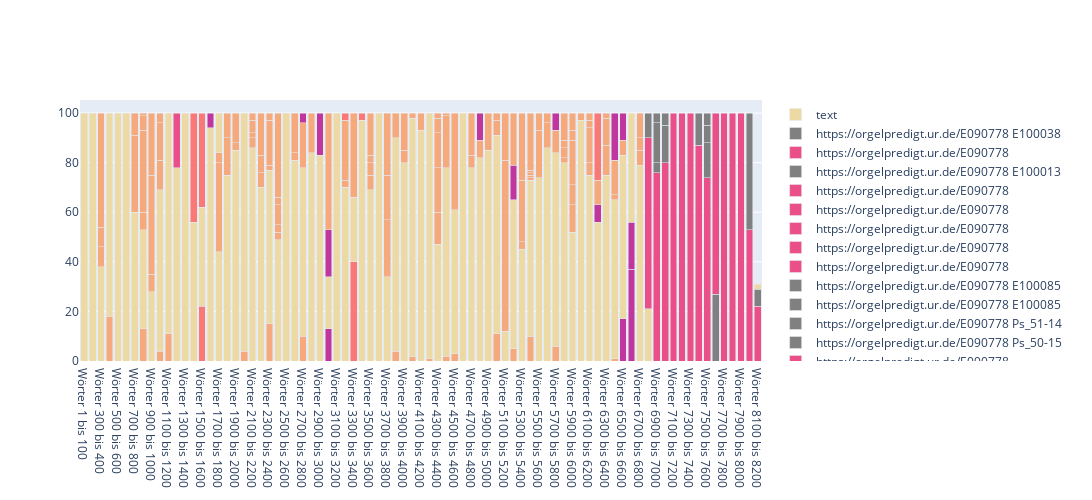

Notebook source saved alongside this figure:
### Code cell
fig = go.Figure(layout=dict(barmode='stack'))

for row, nr in zip(chunked_types, range(1, len(chunked_types))):
    item = dict(Counter(row))
    bar_title = f"Wörter 1 bis 100" if nr == 1 else f"Wörter {nr * 100} bis {(nr * 100) +100}"
    for key, val in item.items():
        color, ref = key.split(',')
        fig.add_trace(go.Bar(
            name=("https://orgelpredigt.ur.de/"+ str(ref).strip()) if is_id(ref) else str(key)[:-1].strip(), 
            x=[bar_title], 
            y=[val],
            marker_color=color_map.get(str(color).strip(), 'gray')
            ))

fig.update_layout(barmode='stack',
                  width=1400,
                  height=500)

fig.show()

### Figure 1 — Plotly figure (JSON) as saved in the notebook; plotly's stock layout.template omitted (floating-point values rounded to 4 significant figures)
{"data": [{"marker": {"color": "rgb(237, 217, 163)"}, "name": "text", "type": "bar", "x": ["Wörter 1 bis 100"], "y": [100]}, {"marker": {"color": "rgb(237, 217, 163)"}, "name": "text", "type": "bar", "x": ["Wörter 200 bis 300"], "y": [100]}, {"marker": {"color": "rgb(237, 217, 163)"}, "name": "text", "type": "bar", "x": ["Wörter 300 bis 400"], "y": [38]}, {"marker": {"color": "rgb(246, 169, 122)"}, "name": "bibel,Weish_11-2", "type": "bar", "x": ["Wörter 300 bis 400"], "y": [8]}, {"marker": {"color": "rgb(246, 169, 122)"}, "name": "bibel,Ps_111-", "type": "bar", "x": ["Wörter 300 bis 400"], "y": [8]}, {"marker": {"color": "rgb(246, 169, 122)"}, "name": "bibel,Ps_15", "type": "bar", "x": ["Wörter 300 bis 400"], "y": [46]}, {"marker": {"color": "rgb(246, 169, 122)"}, "name": "bibel,Ps_15", "type": "bar", "x": ["Wörter 400 bis 500"], "y": [18]}, {"marker": {"color": "rgb(237, 217, 163)"}, "name": "text", "type": "bar", "x": ["Wörter 400 bis 500"], "y": [82]}, {"marker": {"color": "rgb(237, 217, 163)"}, "name": "text", "type": "bar", "x": ["Wörter 500 bis 600"], "y": [100]}, {"marker": {"color": "rgb(237, 217, 163)"}, "name": "text", "type": "bar", "x": ["Wörter 600 bis 700"], "y": [100]}, {"marker": {"color": "rgb(237, 217, 163)"}, "name": "text", "type": "bar", "x": ["Wörter 700 bis 800"], "y": [60]}, {"marker": {"color": "rgb(246, 169, 122)"}, "name": "bibel,Kol_3-1", "type": "bar", "x": ["Wörter 700 bis 800"], "y": [31]}, {"marker": {"color": "rgb(246, 169, 122)"}, "name": "bibel,Eph_5-18.1", "type": "bar", "x": ["Wörter 700 bis 800"], "y": [9]}, {"marker": {"color": "rgb(246, 169, 122)"}, "name": "bibel,Eph_5-18.1", "type": "bar", "x": ["Wörter 800 bis 900"], "y": [13]}, {"marker": {"color": "rgb(237, 217, 163)"}, "name": "text", "type": "bar", "x": ["Wörter 800 bis 900"], "y": [40]}, {"marker": {"color": "rgb(246, 169, 122)"}, "name": "bibel,Jak_5-1", "type": "bar", "x": ["Wörter 800 bis 900"], "y": [7]}, {"marker": {"color": "rgb(246, 169, 122)"}, "name": "bibel,1Sam_16-2", "type": "bar", "x": ["Wörter 800 bis 900"], "y": [33]}, {"marker": {"color": "rgb(246, 169, 122)"}, "name": "bibel,Ps_4-", "type": "bar", "x": ["Wörter 800 bis 900"], "y": [6]}, {"marker": {"color": "rgb(246, 169, 122)"}, "name": "bibel,Ps_6-", "type": "bar", "x": ["Wörter 800 bis 900"], "y": [1]}, {"marker": {"color": "rgb(237, 217, 163)"}, "name": "text", "type": "bar", "x": ["Wörter 900 bis 1000"], "y": [28]}, {"marker": {"color": "rgb(246, 169, 122)"}, "name": "bibel,Ps_12-", "type": "bar", "x": ["Wörter 900 bis 1000"], "y": [7]}, {"marker": {"color": "rgb(246, 169, 122)"}, "name": "bibel,2Sam_6-4.", "type": "bar", "x": ["Wörter 900 bis 1000"], "y": [40]}, {"marker": {"color": "rgb(246, 169, 122)"}, "name": "bibel,2Chr_7-", "type": "bar", "x": ["Wörter 900 bis 1000"], "y": [25]}, {"marker": {"color": "rgb(246, 169, 122)"}, "name": "bibel,2Chr_7-", "type": "bar", "x": ["Wörter 1000 bis 1100"], "y": [4]}, {"marker": {"color": "rgb(237, 217, 163)"}, "name": "text", "type": "bar", "x": ["Wörter 1000 bis 1100"], "y": [65]}, {"marker": {"color": "rgb(246, 169, 122)"}, "name": "bibel,2Chr_20-2", "type": "bar", "x": ["Wörter 1000 bis 1100"], "y": [12]}, {"marker": {"color": "rgb(246, 169, 122)"}, "name": "bibel,Neh_12-2", "type": "bar", "x": ["Wörter 1000 bis 1100"], "y": [15]}, {"marker": {"color": "rgb(246, 169, 122)"}, "name": "bibel,2Kön_3-1", "type": "bar", "x": ["Wörter 1000 bis 1100"], "y": [4]}, {"marker": {"color": "rgb(246, 169, 122)"}, "name": "bibel,2Kön_3-1", "type": "bar", "x": ["Wörter 1100 bis 1200"], "y": [11]}, {"marker": {"color": "rgb(237, 217, 163)"}, "name": "text", "type": "bar", "x": ["Wörter 1100 bis 1200"], "y": [89]}, {"marker": {"color": "rgb(237, 217, 163)"}, "name": "text", "type": "bar", "x": ["Wörter 1200 bis 1300"], "y": [78]}, {"marker": {"color": "rgb(234, 79, 136)"}, "name": "https://orgelpredigt.ur.de/E090560", "type": "bar", "x": ["Wörter 1200 bis 1300"], "y": [22]}, {"marker": {"color": "rgb(237, 217, 163)"}, "name": "text", "type": "bar", "x": ["Wörter 1300 bis 1400"], "y": [100]}, {"marker": {"color": "rgb(237, 217, 163)"}, "name": "text", "type": "bar", "x": ["Wörter 1400 bis 1500"], "y": [56]}, {"marker": {"color": "rgb(250, 120, 118)"}, "name": "https://orgelpredigt.ur.de/E080425", "type": "bar", "x": ["Wörter 1400 bis 1500"], "y": [44]}, {"marker": {"color": "rgb(250, 120, 118)"}, "name": "https://orgelpredigt.ur.de/E080425", "type": "bar", "x": ["Wörter 1500 bis 1600"], "y": [22]}, {"marker": {"color": "rgb(237, 217, 163)"}, "name": "text", "type": "bar", "x": ["Wörter 1500 bis 1600"], "y": [40]}, {"marker": {"color": "rgb(250, 120, 118)"}, "name": "https://orgelpredigt.ur.de/E080426", "type": "bar", "x": ["Wörter 1500 bis 1600"], "y": [38]}, {"marker": {"color": "rgb(237, 217, 163)"}, "name": "text", "type": "bar", "x": ["Wörter 1600 bis 1700"], "y": [94]}, {"marker": {"color": "rgb(192, 54, 157)"}, "name": "https://orgelpredigt.ur.de/E100087", "type": "bar", "x": ["Wörter 1600 bis 1700"], "y": [6]}, {"marker": {"color": "rgb(237, 217, 163)"}, "name": "text", "type": "bar", "x": ["Wörter 1700 bis 1800"], "y": [44]}, {"marker": {"color": "rgb(246, 169, 122)"}, "name": "bibel,Mt_13-34.3", "type": "bar", "x": ["Wörter 1700 bis 1800"], "y": [36]}, {"marker": {"color": "rgb(246, 169, 122)"}, "name": "bibel,Mt_13-34.35 Ps_78-", "type": "bar", "x": ["Wörter 1700 bis 1800"], "y": [4]}, {"marker": {"color": "rgb(237, 217, 163)"}, "name": "text,Mt_13-34.3", "type": "bar", "x": ["Wörter 1700 bis 1800"], "y": [16]}, {"marker": {"color": "rgb(237, 217, 163)"}, "name": "text", "type": "bar", "x": ["Wörter 1800 bis 1900"], "y": [75]}, {"marker": {"color": "rgb(246, 169, 122)"}, "name": "bibel,Lk_8-4.5.6.7.8.9.10.11.12.13.14.1", "type": "bar", "x": ["Wörter 1800 bis 1900"], "y": [15]}, {"marker": {"color": "rgb(246, 169, 122)"}, "name": "bibel,Lk_8-1", "type": "bar", "x": ["Wörter 1800 bis 1900"], "y": [10]}, {"marker": {"color": "rgb(237, 217, 163)"}, "name": "text", "type": "bar", "x": ["Wörter 1900 bis 2000"], "y": [85]}, {"marker": {"color": "rgb(246, 169, 122)"}, "name": "bibel,Apg_13-3", "type": "bar", "x": ["Wörter 1900 bis 2000"], "y": [3]}, {"marker": {"color": "rgb(246, 169, 122)"}, "name": "bibel,Lk_8-11.1", "type": "bar", "x": ["Wörter 1900 bis 2000"], "y": [12]}, {"marker": {"color": "rgb(246, 169, 122)"}, "name": "bibel,Lk_8-11.1", "type": "bar", "x": ["Wörter 2000 bis 2100"], "y": [4]}, {"marker": {"color": "rgb(237, 217, 163)"}, "name": "text", "type": "bar", "x": ["Wörter 2000 bis 2100"], "y": [96]}, {"marker": {"color": "rgb(237, 217, 163)"}, "name": "text", "type": "bar", "x": ["Wörter 2100 bis 2200"], "y": [86]}, {"marker": {"color": "rgb(246, 169, 122)"}, "name": "bibel,2Tim_4-", "type": "bar", "x": ["Wörter 2100 bis 2200"], "y": [4]}, {"marker": {"color": "rgb(246, 169, 122)"}, "name": "bibel,1Kor_3-", "type": "bar", "x": ["Wörter 2100 bis 2200"], "y": [2]}, {"marker": {"color": "rgb(246, 169, 122)"}, "name": "bibel,Eph_1-2", "type": "bar", "x": ["Wörter 2100 bis 2200"], "y": [5]}, {"marker": {"color": "rgb(246, 169, 122)"}, "name": "bibel,Joh_15-", "type": "bar", "x": ["Wörter 2100 bis 2200"], "y": [3]}, {"marker": {"color": "rgb(237, 217, 163)"}, "name": "text", "type": "bar", "x": ["Wörter 2200 bis 2300"], "y": [70]}, {"marker": {"color": "rgb(246, 169, 122)"}, "name": "bibel,1Kor_3-", "type": "bar", "x": ["Wörter 2200 bis 2300"], "y": [6]}, {"marker": {"color": "rgb(246, 169, 122)"}, "name": "bibel,2Petr_1-2", "type": "bar", "x": ["Wörter 2200 bis 2300"], "y": [7]}, {"marker": {"color": "rgb(246, 169, 122)"}, "name": "bibel,Eph_2-20.2", "type": "bar", "x": ["Wörter 2200 bis 2300"], "y": [17]}, {"marker": {"color": "rgb(246, 169, 122)"}, "name": "bibel,Eph_2-20.2", "type": "bar", "x": ["Wörter 2300 bis 2400"], "y": [15]}, {"marker": {"color": "rgb(237, 217, 163)"}, "name": "text", "type": "bar", "x": ["Wörter 2300 bis 2400"], "y": [62]}, {"marker": {"color": "rgb(246, 169, 122)"}, "name": "bibel,1Kor_3-", "type": "bar", "x": ["Wörter 2300 bis 2400"], "y": [2]}, {"marker": {"color": "rgb(246, 169, 122)"}, "name": "bibel,Sir_35-2", "type": "bar", "x": ["Wörter 2300 bis 2400"], "y": [18]}, {"marker": {"color": "rgb(246, 169, 122)"}, "name": "bibel,Ps_2-", "type": "bar", "x": ["Wörter 2300 bis 2400"], "y": [3]}, {"marker": {"color": "rgb(237, 217, 163)"}, "name": "text", "type": "bar", "x": ["Wörter 2400 bis 2500"], "y": [49]}, {"marker": {"color": "rgb(246, 169, 122)"}, "name": "bibel,Ps_23-", "type": "bar", "x": ["Wörter 2400 bis 2500"], "y": [3]}, {"marker": {"color": "rgb(246, 169, 122)"}, "name": "bibel,Sach_11-", "type": "bar", "x": ["Wörter 2400 bis 2500"], "y": [3]}, {"marker": {"color": "rgb(246, 169, 122)"}, "name": "bibel,Mt_16-1", "type": "bar", "x": ["Wörter 2400 bis 2500"], "y": [8]}, {"marker": {"color": "rgb(246, 169, 122)"}, "name": "bibel,Jes_40-", "type": "bar", "x": ["Wörter 2400 bis 2500"], "y": [3]}, {"marker": {"color": "rgb(246, 169, 122)"}, "name": "bibel,Röm_8-38.3", "type": "bar", "x": ["Wörter 2400 bis 2500"], "y": [34]}, {"marker": {"color": "rgb(237, 217, 163)"}, "name": "text", "type": "bar", "x": ["Wörter 2500 bis 2600"], "y": [100]}, {"marker": {"color": "rgb(237, 217, 163)"}, "name": "text", "type": "bar", "x": ["Wörter 2600 bis 2700"], "y": [81]}, {"marker": {"color": "rgb(246, 169, 122)"}, "name": "bibel,Jes_49-2", "type": "bar", "x": ["Wörter 2600 bis 2700"], "y": [3]}, {"marker": {"color": "rgb(246, 169, 122)"}, "name": "bibel,Mt_4-8.", "type": "bar", "x": ["Wörter 2600 bis 2700"], "y": [16]}, {"marker": {"color": "rgb(246, 169, 122)"}, "name": "bibel,Mt_4-8.", "type": "bar", "x": ["Wörter 2700 bis 2800"], "y": [10]}, {"marker": {"color": "rgb(237, 217, 163)"}, "name": "text", "type": "bar", "x": ["Wörter 2700 bis 2800"], "y": [68]}, {"marker": {"color": "rgb(246, 169, 122)"}, "name": "bibel,Spr_18-1", "type": "bar", "x": ["Wörter 2700 bis 2800"], "y": [18]}, {"marker": {"color": "rgb(192, 54, 157)"}, "name": "https://orgelpredigt.ur.de/E100039", "type": "bar", "x": ["Wörter 2700 bis 2800"], "y": [4]}, {"marker": {"color": "rgb(237, 217, 163)"}, "name": "text", "type": "bar", "x": ["Wörter 2800 bis 2900"], "y": [84]}, {"marker": {"color": "rgb(246, 169, 122)"}, "name": "bibel,2Petr_1-1", "type": "bar", "x": ["Wörter 2800 bis 2900"], "y": [16]}, {"marker": {"color": "rgb(237, 217, 163)"}, "name": "text", "type": "bar", "x": ["Wörter 2900 bis 3000"], "y": [83]}, {"marker": {"color": "rgb(192, 54, 157)"}, "name": "https://orgelpredigt.ur.de/E100081", "type": "bar", "x": ["Wörter 2900 bis 3000"], "y": [17]}, {"marker": {"color": "rgb(192, 54, 157)"}, "name": "https://orgelpredigt.ur.de/E100081", "type": "bar", "x": ["Wörter 3000 bis 3100"], "y": [13]}, {"marker": {"color": "rgb(237, 217, 163)"}, "name": "text", "type": "bar", "x": ["Wörter 3000 bis 3100"], "y": [21]}, {"marker": {"color": "rgb(192, 54, 157)"}, "name": "https://orgelpredigt.ur.de/E100082", "type": "bar", "x": ["Wörter 3000 bis 3100"], "y": [19]}, {"marker": {"color": "rgb(246, 169, 122)"}, "name": "bibel,Ps_91-4.11.12.1", "type": "bar", "x": ["Wörter 3000 bis 3100"], "y": [47]}, {"marker": {"color": "rgb(237, 217, 163)"}, "name": "text", "type": "bar", "x": ["Wörter 3100 bis 3200"], "y": [100]}, {"marker": {"color": "rgb(237, 217, 163)"}, "name": "text", "type": "bar", "x": ["Wörter 3200 bis 3300"], "y": [70]}, {"marker": {"color": "rgb(246, 169, 122)"}, "name": "bibel,Ps_49-", "type": "bar", "x": ["Wörter 3200 bis 3300"], "y": [3]}, {"marker": {"color": "rgb(246, 169, 122)"}, "name": "bibel,1Petr_1-18.1", "type": "bar", "x": ["Wörter 3200 bis 3300"], "y": [24]}, {"marker": {"color": "rgb(250, 120, 118)"}, "name": "https://orgelpredigt.ur.de/E080427", "type": "bar", "x": ["Wörter 3200 bis 3300"], "y": [3]}, {"marker": {"color": "rgb(250, 120, 118)"}, "name": "https://orgelpredigt.ur.de/E080427", "type": "bar", "x": ["Wörter 3300 bis 3400"], "y": [40]}, {"marker": {"color": "rgb(237, 217, 163)"}, "name": "text", "type": "bar", "x": ["Wörter 3300 bis 3400"], "y": [26]}, {"marker": {"color": "rgb(246, 169, 122)"}, "name": "bibel,Apg_20-2", "type": "bar", "x": ["Wörter 3300 bis 3400"], "y": [34]}, {"marker": {"color": "rgb(237, 217, 163)"}, "name": "text", "type": "bar", "x": ["Wörter 3400 bis 3500"], "y": [97]}, {"marker": {"color": "rgb(250, 120, 118)"}, "name": "https://orgelpredigt.ur.de/E080427", "type": "bar", "x": ["Wörter 3400 bis 3500"], "y": [3]}, {"marker": {"color": "rgb(237, 217, 163)"}, "name": "text", "type": "bar", "x": ["Wörter 3500 bis 3600"], "y": [69]}, {"marker": {"color": "rgb(246, 169, 122)"}, "name": "bibel,Sir_25-1", "type": "bar", "x": ["Wörter 3500 bis 3600"], "y": [6]}, {"marker": {"color": "rgb(246, 169, 122)"}, "name": "bibel,Ps_111-1", "type": "bar", "x": ["Wörter 3500 bis 3600"], "y": [5]}, {"marker": {"color": "rgb(246, 169, 122)"}, "name": "bibel,Sir_1-1", "type": "bar", "x": ["Wörter 3500 bis 3600"], "y": [3]}, {"marker": {"color": "rgb(246, 169, 122)"}, "name": "bibel,1Tim_4-", "type": "bar", "x": ["Wörter 3500 bis 3600"], "y": [17]}, {"marker": {"color": "rgb(237, 217, 163)"}, "name": "text", "type": "bar", "x": ["Wörter 3600 bis 3700"], "y": [100]}, {"marker": {"color": "rgb(237, 217, 163)"}, "name": "text", "type": "bar", "x": ["Wörter 3700 bis 3800"], "y": [34]}, {"marker": {"color": "rgb(246, 169, 122)"}, "name": "bibel,1Kor_14-33.34.4", "type": "bar", "x": ["Wörter 3700 bis 3800"], "y": [23]}, {"marker": {"color": "rgb(246, 169, 122)"}, "name": "bibel,Ps_133-1.", "type": "bar", "x": ["Wörter 3700 bis 3800"], "y": [18]}, {"marker": {"color": "rgb(246, 169, 122)"}, "name": "bibel,Sir_25-1.", "type": "bar", "x": ["Wörter 3700 bis 3800"], "y": [25]}, {"marker": {"color": "rgb(246, 169, 122)"}, "name": "bibel,Sir_25-1.", "type": "bar", "x": ["Wörter 3800 bis 3900"], "y": [4]}, {"marker": {"color": "rgb(237, 217, 163)"}, "name": "text", "type": "bar", "x": ["Wörter 3800 bis 3900"], "y": [86]}, {"marker": {"color": "rgb(246, 169, 122)"}, "name": "bibel,Ps_150-", "type": "bar", "x": ["Wörter 3800 bis 3900"], "y": [10]}, {"marker": {"color": "rgb(237, 217, 163)"}, "name": "text", "type": "bar", "x": ["Wörter 3900 bis 4000"], "y": [80]}, {"marker": {"color": "rgb(246, 169, 122)"}, "name": "bibel,Mt_13-24.25.26.27.28.29.3", "type": "bar", "x": ["Wörter 3900 bis 4000"], "y": [5]}, {"marker": {"color": "rgb(246, 169, 122)"}, "name": "bibel,Mt_13-47.4", "type": "bar", "x": ["Wörter 3900 bis 4000"], "y": [15]}, {"marker": {"color": "rgb(246, 169, 122)"}, "name": "bibel,Mt_13-47.4", "type": "bar", "x": ["Wörter 4000 bis 4100"], "y": [2]}, {"marker": {"color": "rgb(237, 217, 163)"}, "name": "text", "type": "bar", "x": ["Wörter 4000 bis 4100"], "y": [96]}, {"marker": {"color": "rgb(246, 169, 122)"}, "name": "bibel,Lk_8-4.5.6.7.8.9.10.11.12.13.14.1", "type": "bar", "x": ["Wörter 4000 bis 4100"], "y": [2]}, {"marker": {"color": "rgb(237, 217, 163)"}, "name": "text", "type": "bar", "x": ["Wörter 4100 bis 4200"], "y": [93]}, {"marker": {"color": "rgb(246, 169, 122)"}, "name": "bibel,Jak_1-2", "type": "bar", "x": ["Wörter 4100 bis 4200"], "y": [7]}, {"marker": {"color": "rgb(246, 169, 122)"}, "name": "bibel,Jak_1-2", "type": "bar", "x": ["Wörter 4200 bis 4300"], "y": [1]}, {"marker": {"color": "rgb(237, 217, 163)"}, "name": "text", "type": "bar", "x": ["Wörter 4200 bis 4300"], "y": [99]}, {"marker": {"color": "rgb(237, 217, 163)"}, "name": "text", "type": "bar", "x": ["Wörter 4300 bis 4400"], "y": [47]}, {"marker": {"color": "rgb(246, 169, 122)"}, "name": "bibel,Lk_18-1", "type": "bar", "x": ["Wörter 4300 bis 4400"], "y": [13]}, {"marker": {"color": "rgb(246, 169, 122)"}, "name": "bibel,Jon_3-", "type": "bar", "x": ["Wörter 4300 bis 4400"], "y": [18]}, {"marker": {"color": "rgb(246, 169, 122)"}, "name": "bibel,Mt_6-", "type": "bar", "x": ["Wörter 4300 bis 4400"], "y": [14]}, {"marker": {"color": "rgb(246, 169, 122)"}, "name": "bibel,Ps_", "type": "bar", "x": ["Wörter 4300 bis 4400"], "y": [6]}, {"marker": {"color": "rgb(246, 169, 122)"}, "name": "bibel,Ps_14", "type": "bar", "x": ["Wörter 4300 bis 4400"], "y": [2]}, {"marker": {"color": "rgb(246, 169, 122)"}, "name": "bibel,Ps_14", "type": "bar", "x": ["Wörter 4400 bis 4500"], "y": [2]}, {"marker": {"color": "rgb(237, 217, 163)"}, "name": "text", "type": "bar", "x": ["Wörter 4400 bis 4500"], "y": [76]}, {"marker": {"color": "rgb(246, 169, 122)"}, "name": "bibel,Ps_32-1.", "type": "bar", "x": ["Wörter 4400 bis 4500"], "y": [21]}, {"marker": {"color": "rgb(246, 169, 122)"}, "name": "bibel,2Kor_5-1", "type": "bar", "x": ["Wörter 4400 bis 4500"], "y": [1]}, {"marker": {"color": "rgb(246, 169, 122)"}, "name": "bibel,2Kor_5-1", "type": "bar", "x": ["Wörter 4500 bis 4600"], "y": [3]}, {"marker": {"color": "rgb(237, 217, 163)"}, "name": "text", "type": "bar", "x": ["Wörter 4500 bis 4600"], "y": [58]}, {"marker": {"color": "rgb(246, 169, 122)"}, "name": "bibel,Offb_6-16.1", "type": "bar", "x": ["Wörter 4500 bis 4600"], "y": [39]}, {"marker": {"color": "rgb(237, 217, 163)"}, "name": "text", "type": "bar", "x": ["Wörter 4600 bis 4700"], "y": [100]}, {"marker": {"color": "rgb(237, 217, 163)"}, "name": "text", "type": "bar", "x": ["Wörter 4700 bis 4800"], "y": [78]}, {"marker": {"color": "rgb(246, 169, 122)"}, "name": "bibel,1Joh_4-20.2", "type": "bar", "x": ["Wörter 4700 bis 4800"], "y": [5]}, {"marker": {"color": "rgb(246, 169, 122)"}, "name": "bibel,Ps_42-", "type": "bar", "x": ["Wörter 4700 bis 4800"], "y": [17]}, {"marker": {"color": "rgb(237, 217, 163)"}, "name": "text", "type": "bar", "x": ["Wörter 4800 bis 4900"], "y": [82]}, {"marker": {"color": "rgb(246, 169, 122)"}, "name": "bibel,Ps_13", "type": "bar", "x": ["Wörter 4800 bis 4900"], "y": [7]}, {"marker": {"color": "rgb(192, 54, 157)"}, "name": "https://orgelpredigt.ur.de/E100003", "type": "bar", "x": ["Wörter 4800 bis 4900"], "y": [11]}, {"marker": {"color": "rgb(237, 217, 163)"}, "name": "text", "type": "bar", "x": ["Wörter 4900 bis 5000"], "y": [85]}, {"marker": {"color": "rgb(246, 169, 122)"}, "name": "bibel,1Petr_2-", "type": "bar", "x": ["Wörter 4900 bis 5000"], "y": [15]}, {"marker": {"color": "rgb(246, 169, 122)"}, "name": "bibel,Ps_95-", "type": "bar", "x": ["Wörter 5000 bis 5100"], "y": [11]}, {"marker": {"color": "rgb(237, 217, 163)"}, "name": "text", "type": "bar", "x": ["Wörter 5000 bis 5100"], "y": [80]}, {"marker": {"color": "rgb(246, 169, 122)"}, "name": "bibel,Mt_22-3", "type": "bar", "x": ["Wörter 5000 bis 5100"], "y": [6]}, {"marker": {"color": "rgb(246, 169, 122)"}, "name": "bibel,Offb_5-1", "type": "bar", "x": ["Wörter 5000 bis 5100"], "y": [3]}, {"marker": {"color": "rgb(237, 217, 163)"}, "name": "text", "type": "bar", "x": ["Wörter 5100 bis 5200"], "y": [12]}, {"marker": {"color": "rgb(246, 169, 122)"}, "name": "bibel,1Thess_4-16.17.1", "type": "bar", "x": ["Wörter 5100 bis 5200"], "y": [69]}, {"marker": {"color": "rgb(246, 169, 122)"}, "name": "bibel,Mt_24-30.3", "type": "bar", "x": ["Wörter 5100 bis 5200"], "y": [19]}, {"marker": {"color": "rgb(246, 169, 122)"}, "name": "bibel,Mt_24-30.3", "type": "bar", "x": ["Wörter 5200 bis 5300"], "y": [5]}, {"marker": {"color": "rgb(237, 217, 163)"}, "name": "text", "type": "bar", "x": ["Wörter 5200 bis 5300"], "y": [60]}, {"marker": {"color": "rgb(192, 54, 157)"}, "name": "https://orgelpredigt.ur.de/E100086", "type": "bar", "x": ["Wörter 5200 bis 5300"], "y": [14]}, {"marker": {"color": "rgb(246, 169, 122)"}, "name": "bibel,Sir_7-4", "type": "bar", "x": ["Wörter 5200 bis 5300"], "y": [21]}, {"marker": {"color": "rgb(237, 217, 163)"}, "name": "text", "type": "bar", "x": ["Wörter 5300 bis 5400"], "y": [45]}, {"marker": {"color": "rgb(246, 169, 122)"}, "name": "bibel,Ez_33-", "type": "bar", "x": ["Wörter 5300 bis 5400"], "y": [3]}, {"marker": {"color": "rgb(246, 169, 122)"}, "name": "bibel,Ez_3-1", "type": "bar", "x": ["Wörter 5300 bis 5400"], "y": [25]}, {"marker": {"color": "rgb(246, 169, 122)"}, "name": "bibel,Hebr_13-1", "type": "bar", "x": ["Wörter 5300 bis 5400"], "y": [27]}, {"marker": {"color": "rgb(246, 169, 122)"}, "name": "bibel,Hebr_13-1", "type": "bar", "x": ["Wörter 5400 bis 5500"], "y": [10]}, {"marker": {"color": "rgb(237, 217, 163)"}, "name": "text", "type": "bar", "x": ["Wörter 5400 bis 5500"], "y": [63]}, {"marker": {"color": "rgb(246, 169, 122)"}, "name": "bibel,Offb_", "type": "bar", "x": ["Wörter 5400 bis 5500"], "y": [1]}, {"marker": {"color": "rgb(246, 169, 122)"}, "name": "bibel,Offb_", "type": "bar", "x": ["Wörter 5400 bis 5500"], "y": [1]}, {"marker": {"color": "rgb(246, 169, 122)"}, "name": "bibel,Offb_", "type": "bar", "x": ["Wörter 5400 bis 5500"], "y": [1]}, {"marker": {"color": "rgb(246, 169, 122)"}, "name": "bibel,Offb_", "type": "bar", "x": ["Wörter 5400 bis 5500"], "y": [1]}, {"marker": {"color": "rgb(246, 169, 122)"}, "name": "bibel,Dan_12-", "type": "bar", "x": ["Wörter 5400 bis 5500"], "y": [23]}, {"marker": {"color": "rgb(237, 217, 163)"}, "name": "text", "type": "bar", "x": ["Wörter 5500 bis 5600"], "y": [74]}, {"marker": {"color": "rgb(246, 169, 122)"}, "name": "bibel,Mt_5-1", "type": "bar", "x": ["Wörter 5500 bis 5600"], "y": [19]}, {"marker": {"color": "rgb(246, 169, 122)"}, "name": "bibel,Ps_119-7", "type": "bar", "x": ["Wörter 5500 bis 5600"], "y": [7]}, {"marker": {"color": "rgb(237, 217, 163)"}, "name": "text", "type": "bar", "x": ["Wörter 5600 bis 5700"], "y": [86]}, {"marker": {"color": "rgb(246, 169, 122)"}, "name": "bibel,Mt_14-", "type": "bar", "x": ["Wörter 5600 bis 5700"], "y": [10]}, {"marker": {"color": "rgb(246, 169, 122)"}, "name": "bibel,Ps_2-1", "type": "bar", "x": ["Wörter 5600 bis 5700"], "y": [4]}, {"marker": {"color": "rgb(246, 169, 122)"}, "name": "bibel,Ps_2-1", "type": "bar", "x": ["Wörter 5700 bis 5800"], "y": [6]}, {"marker": {"color": "rgb(237, 217, 163)"}, "name": "text", "type": "bar", "x": ["Wörter 5700 bis 5800"], "y": [78]}, {"marker": {"color": "rgb(246, 169, 122)"}, "name": "bibel,Phil_2-1", "type": "bar", "x": ["Wörter 5700 bis 5800"], "y": [9]}, {"marker": {"color": "rgb(192, 54, 157)"}, "name": "https://orgelpredigt.ur.de/E100068", "type": "bar", "x": ["Wörter 5700 bis 5800"], "y": [7]}, {"marker": {"color": "rgb(237, 217, 163)"}, "name": "text", "type": "bar", "x": ["Wörter 5800 bis 5900"], "y": [80]}, {"marker": {"color": "rgb(246, 169, 122)"}, "name": "bibel,Ex_", "type": "bar", "x": ["Wörter 5800 bis 5900"], "y": [2]}, {"marker": {"color": "rgb(246, 169, 122)"}, "name": "bibel,Ez_14-13.14.15.16.17.18.19.20.21.22.2", "type": "bar", "x": ["Wörter 5800 bis 5900"], "y": [4]}, {"marker": {"color": "rgb(246, 169, 122)"}, "name": "bibel,Jer_15-", "type": "bar", "x": ["Wörter 5800 bis 5900"], "y": [3]}, {"marker": {"color": "rgb(246, 169, 122)"}, "name": "bibel,2Tim_3-1", "type": "bar", "x": ["Wörter 5800 bis 5900"], "y": [11]}, {"marker": {"color": "rgb(237, 217, 163)"}, "name": "text", "type": "bar", "x": ["Wörter 5900 bis 6000"], "y": [52]}, {"marker": {"color": "rgb(246, 169, 122)"}, "name": "bibel,Apg_14-2", "type": "bar", "x": ["Wörter 5900 bis 6000"], "y": [11]}, {"marker": {"color": "rgb(246, 169, 122)"}, "name": "bibel,Ps_71-2", "type": "bar", "x": ["Wörter 5900 bis 6000"], "y": [8]}, {"marker": {"color": "rgb(246, 169, 122)"}, "name": "bibel,Hebr_10-3", "type": "bar", "x": ["Wörter 5900 bis 6000"], "y": [18]}, {"marker": {"color": "rgb(246, 169, 122)"}, "name": "bibel,Lk_8-1", "type": "bar", "x": ["Wörter 5900 bis 6000"], "y": [4]}, {"marker": {"color": "rgb(246, 169, 122)"}, "name": "bibel,Röm_12-1", "type": "bar", "x": ["Wörter 5900 bis 6000"], "y": [7]}, {"marker": {"color": "rgb(237, 217, 163)"}, "name": "text", "type": "bar", "x": ["Wörter 6000 bis 6100"], "y": [97]}, {"marker": {"color": "rgb(246, 169, 122)"}, "name": "bibel,Ps_73-", "type": "bar", "x": ["Wörter 6000 bis 6100"], "y": [3]}, {"marker": {"color": "rgb(237, 217, 163)"}, "name": "text", "type": "bar", "x": ["Wörter 6100 bis 6200"], "y": [75]}, {"marker": {"color": "rgb(246, 169, 122)"}, "name": "bibel,Ps_13-", "type": "bar", "x": ["Wörter 6100 bis 6200"], "y": [5]}, {"marker": {"color": "rgb(246, 169, 122)"}, "name": "bibel,Ps_42-", "type": "bar", "x": ["Wörter 6100 bis 6200"], "y": [14]}, {"marker": {"color": "rgb(246, 169, 122)"}, "name": "bibel,Apg_2-", "type": "bar", "x": ["Wörter 6100 bis 6200"], "y": [3]}, {"marker": {"color": "rgb(246, 169, 122)"}, "name": "bibel,Joh_3-", "type": "bar", "x": ["Wörter 6100 bis 6200"], "y": [3]}, {"marker": {"color": "rgb(237, 217, 163)"}, "name": "text", "type": "bar", "x": ["Wörter 6200 bis 6300"], "y": [56]}, {"marker": {"color": "rgb(192, 54, 157)"}, "name": "https://orgelpredigt.ur.de/E100083", "type": "bar", "x": ["Wörter 6200 bis 6300"], "y": [7]}, {"marker": {"color": "rgb(246, 169, 122)"}, "name": "bibel,Röm_8-1", "type": "bar", "x": ["Wörter 6200 bis 6300"], "y": [10]}, {"marker": {"color": "rgb(250, 120, 118)"}, "name": "https://orgelpredigt.ur.de/E080427", "type": "bar", "x": ["Wörter 6200 bis 6300"], "y": [27]}, {"marker": {"color": "rgb(237, 217, 163)"}, "name": "text", "type": "bar", "x": ["Wörter 6300 bis 6400"], "y": [75]}, {"marker": {"color": "rgb(246, 169, 122)"}, "name": "bibel,Ps_119-9", "type": "bar", "x": ["Wörter 6300 bis 6400"], "y": [12]}, {"marker": {"color": "rgb(246, 169, 122)"}, "name": "bibel,Röm_8-1", "type": "bar", "x": ["Wörter 6300 bis 6400"], "y": [11]}, {"marker": {"color": "rgb(246, 169, 122)"}, "name": "bibel,Ps_51-1", "type": "bar", "x": ["Wörter 6300 bis 6400"], "y": [2]}, {"marker": {"color": "rgb(246, 169, 122)"}, "name": "bibel,Ps_51-1", "type": "bar", "x": ["Wörter 6400 bis 6500"], "y": [1]}, {"marker": {"color": "rgb(237, 217, 163)"}, "name": "text", "type": "bar", "x": ["Wörter 6400 bis 6500"], "y": [64]}, {"marker": {"color": "rgb(246, 169, 122)"}, "name": "bibel,Ps_51-1", "type": "bar", "x": ["Wörter 6400 bis 6500"], "y": [2]}, {"marker": {"color": "rgb(246, 169, 122)"}, "name": "bibel,Röm_10.1", "type": "bar", "x": ["Wörter 6400 bis 6500"], "y": [14]}, {"marker": {"color": "rgb(192, 54, 157)"}, "name": "https://orgelpredigt.ur.de/E100084", "type": "bar", "x": ["Wörter 6400 bis 6500"], "y": [19]}, {"marker": {"color": "rgb(192, 54, 157)"}, "name": "https://orgelpredigt.ur.de/E100084", "type": "bar", "x": ["Wörter 6500 bis 6600"], "y": [17]}, {"marker": {"color": "rgb(237, 217, 163)"}, "name": "text", "type": "bar", "x": ["Wörter 6500 bis 6600"], "y": [66]}, {"marker": {"color": "rgb(246, 169, 122)"}, "name": "bibel,Röm_10-1", "type": "bar", "x": ["Wörter 6500 bis 6600"], "y": [6]}, {"marker": {"color": "rgb(192, 54, 157)"}, "name": "https://orgelpredigt.ur.de/E100013", "type": "bar", "x": ["Wörter 6500 bis 6600"], "y": [11]}, {"marker": {"color": "rgb(192, 54, 157)"}, "name": "https://orgelpredigt.ur.de/E100013", "type": "bar", "x": ["Wörter 6600 bis 6700"], "y": [37]}, {"marker": {"color": "rgb(192, 54, 157)"}, "name": "https://orgelpredigt.ur.de/E100084", "type": "bar", "x": ["Wörter 6600 bis 6700"], "y": [19]}, {"marker": {"color": "rgb(237, 217, 163)"}, "name": "text", "type": "bar", "x": ["Wörter 6600 bis 6700"], "y": [44]}, {"marker": {"color": "rgb(237, 217, 163)"}, "name": "text", "type": "bar", "x": ["Wörter 6700 bis 6800"], "y": [79]}, {"marker": {"color": "rgb(246, 169, 122)"}, "name": "bibel,Hebr_11-", "type": "bar", "x": ["Wörter 6700 bis 6800"], "y": [6]}, {"marker": {"color": "rgb(246, 169, 122)"}, "name": "bibel,Jer_5-", "type": "bar", "x": ["Wörter 6700 bis 6800"], "y": [5]}, {"marker": {"color": "rgb(246, 169, 122)"}, "name": "bibel,Mk_16-1", "type": "bar", "x": ["Wörter 6700 bis 6800"], "y": [10]}, {"marker": {"color": "rgb(237, 217, 163)"}, "name": "text", "type": "bar", "x": ["Wörter 6800 bis 6900"], "y": [21]}, {"marker": {"color": "rgb(234, 79, 136)"}, "name": "https://orgelpredigt.ur.de/E090778", "type": "bar", "x": ["Wörter 6800 bis 6900"], "y": [69]}, {"marker": {"color": "gray"}, "name": "https://orgelpredigt.ur.de/E090778 Joh_20-29", "type": "bar", "x": ["Wörter 6800 bis 6900"], "y": [10]}, {"marker": {"color": "rgb(234, 79, 136)"}, "name": "https://orgelpredigt.ur.de/E090778", "type": "bar", "x": ["Wörter 6900 bis 7000"], "y": [76]}, {"marker": {"color": "gray"}, "name": "https://orgelpredigt.ur.de/E090778 1Kor_13-12", "type": "bar", "x": ["Wörter 6900 bis 7000"], "y": [4]}, {"marker": {"color": "gray"}, "name": "https://orgelpredigt.ur.de/E090778 1Petr_2-21", "type": "bar", "x": ["Wörter 6900 bis 7000"], "y": [16]}, {"marker": {"color": "gray"}, "name": "https://orgelpredigt.ur.de/E090778 Jak_2-14", "type": "bar", "x": ["Wörter 6900 bis 7000"], "y": [4]}, {"marker": {"color": "rgb(234, 79, 136)"}, "name": "https://orgelpredigt.ur.de/E090778", "type": "bar", "x": ["Wörter 7000 bis 7100"], "y": [80]}, {"marker": {"color": "gray"}, "name": "https://orgelpredigt.ur.de/E090778 Gal_5-22", "type": "bar", "x": ["Wörter 7000 bis 7100"], "y": [15]}, {"marker": {"color": "gray"}, "name": "https://orgelpredigt.ur.de/E090778 Eph_4-1", "type": "bar", "x": ["Wörter 7000 bis 7100"], "y": [5]}, {"marker": {"color": "rgb(234, 79, 136)"}, "name": "https://orgelpredigt.ur.de/E090778", "type": "bar", "x": ["Wörter 7100 bis 7200"], "y": [100]}, {"marker": {"color": "rgb(234, 79, 136)"}, "name": "https://orgelpredigt.ur.de/E090778", "type": "bar", "x": ["Wörter 7200 bis 7300"], "y": [100]}, {"marker": {"color": "rgb(234, 79, 136)"}, "name": "https://orgelpredigt.ur.de/E090778", "type": "bar", "x": ["Wörter 7300 bis 7400"], "y": [100]}, {"marker": {"color": "rgb(234, 79, 136)"}, "name": "https://orgelpredigt.ur.de/E090778", "type": "bar", "x": ["Wörter 7400 bis 7500"], "y": [87]}, {"marker": {"color": "gray"}, "name": "https://orgelpredigt.ur.de/E090778 Mt_10-42", "type": "bar", "x": ["Wörter 7400 bis 7500"], "y": [13]}, {"marker": {"color": "rgb(234, 79, 136)"}, "name": "https://orgelpredigt.ur.de/E090778", "type": "bar", "x": ["Wörter 7500 bis 7600"], "y": [74]}, {"marker": {"color": "gray"}, "name": "https://orgelpredigt.ur.de/E090778 Ps_50-15", "type": "bar", "x": ["Wörter 7500 bis 7600"], "y": [14]}, {"marker": {"color": "gray"}, "name": "https://orgelpredigt.ur.de/E090778 Ps_51-14", "type": "bar", "x": ["Wörter 7500 bis 7600"], "y": [7]}, {"marker": {"color": "gray"}, "name": "https://orgelpredigt.ur.de/E090778 E100085", "type": "bar", "x": ["Wörter 7500 bis 7600"], "y": [5]}, {"marker": {"color": "gray"}, "name": "https://orgelpredigt.ur.de/E090778 E100085", "type": "bar", "x": ["Wörter 7600 bis 7700"], "y": [27]}, {"marker": {"color": "rgb(234, 79, 136)"}, "name": "https://orgelpredigt.ur.de/E090778", "type": "bar", "x": ["Wörter 7600 bis 7700"], "y": [73]}, {"marker": {"color": "rgb(234, 79, 136)"}, "name": "https://orgelpredigt.ur.de/E090778", "type": "bar", "x": ["Wörter 7700 bis 7800"], "y": [100]}, {"marker": {"color": "rgb(234, 79, 136)"}, "name": "https://orgelpredigt.ur.de/E090778", "type": "bar", "x": ["Wörter 7800 bis 7900"], "y": [100]}, {"marker": {"color": "rgb(234, 79, 136)"}, "name": "https://orgelpredigt.ur.de/E090778", "type": "bar", "x": ["Wörter 7900 bis 8000"], "y": [100]}, {"marker": {"color": "rgb(234, 79, 136)"}, "name": "https://orgelpredigt.ur.de/E090778", "type": "bar", "x": ["Wörter 8000 bis 8100"], "y": [53]}, {"marker": {"color": "gray"}, "name": "https://orgelpredigt.ur.de/E090778 E100013", "type": "bar", "x": ["Wörter 8000 bis 8100"], "y": [47]}, {"marker": {"color": "rgb(234, 79, 136)"}, "name": "https://orgelpredigt.ur.de/E090778", "type": "bar", "x": ["Wörter 8100 bis 8200"], "y": [22]}, {"marker": {"color": "gray"}, "name": "https://orgelpredigt.ur.de/E090778 E100038", "type": "bar", "x": ["Wörter 8100 bis 8200"], "y": [7]}, {"marker": {"color": "rgb(237, 217, 163)"}, "name": "text", "type": "bar", "x": ["Wörter 8100 bis 8200"], "y": [2]}], "layout": {"barmode": "stack", "height": 500, "width": 1400}}
